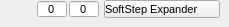
   <widget class="QWidget" name="noteLiveDeviceView">
    <property name="styleSheet">
     <string notr="true">/*----------- QComboBox ------------*/
QComboBox
{
	padding-right: 7px;
}

QComboBox QListView
{
	background-color: rgb(40, 40, 40);
	border: transparent;
	font: 9px &quot;Tahoma&quot;;
	padding-left: 3px;
	padding-right: 3px;
	min-width: 65px;
	min-height: 25px;
}

QComboBox QAbstractItemView::item
{
	min-height: 65px;
	min-width: 65px;

}

QComboBox::item:selected
{
	border: 1px solid transparent;
	background: rgb(0,174,239);
}

QComboBox::indicator
{
	background-color: transparent;
	selection-background-color: transparent;
	color: transparent;
	selection-color: white;
}

QComboBox::drop-down
{
	width: 1px;
	height: 1px;
	subcontrol-origin: margin;
	subcontrol-position: right center;
	border-left-width: 0px;
	border-right-width: 0px;
	border-top-width: 0px;
	border-bottom-width: 0px;
}

QComboBox::down-arrow
{
	border: none;
	background: none;
	image: url(:/resources/modline_combobox_menu_arrows.png);
	padding-right: 10px;
}
</string>
    </property>
    <widget class="QComboBox" name="notelivedevice">
     <property name="geometry">
      <rect>
       <x>104</x>
       <y>0</y>
       <width>116</width>
       <height>18</height>
      </rect>
     </property>
     <property name="font">
      <font>
       <family>Tahoma</family>
       <pointsize>8</pointsize>
       <weight>50</weight>
       <italic>false</italic>
       <bold>false</bold>
      </font>
     </property>
     <property name="focusPolicy">
      <enum>Qt::StrongFocus</enum>
     </property>
     <property name="contextMenuPolicy">
      <enum>Qt::DefaultContextMenu</enum>
     </property>
     <property name="toolTip">
      <string>Sets the MIDI port to which the message will be output.</string>
     </property>
     <property name="styleSheet">
      <string notr="true">/*----------- QComboBox ------------*/
QComboBox
{
	padding-right: 7px;
}

QComboBox QListView
{
	background-color: rgb(40, 40, 40);
	border: transparent;
	font: 9px &quot;Tahoma&quot;;
	padding-left: 3px;
	padding-right: 3px;
	min-width: 65px;
	min-height: 25px;
}

QComboBox QAbstractItemView::item
{
	min-height: 65px;
	min-width: 65px;

}

QComboBox::item:selected
{
	border: 1px solid transparent;
	background: rgb(0,174,239);
}

QComboBox::indicator
{
	background-color: transparent;
	selection-background-color: transparent;
	color: transparent;
	selection-color: white;
}

QComboBox::drop-down
{
	width: 1px;
	height: 1px;
	subcontrol-origin: margin;
	subcontrol-position: right center;
	border-left-width: 0px;
	border-right-width: 0px;
	border-top-width: 0px;
	border-bottom-width: 0px;
}

QComboBox::down-arrow
{
	border: none;
	background: none;
	image: url(:/resources/modline_combobox_menu_arrows.png);
	padding-right: 10px;
}</string>
     </property>
     <property name="maxVisibleItems">
      <number>16</number>
     </property>
     <property name="minimumContentsLength">
      <number>100</number>
     </property>
     <property name="iconSize">
      <size>
       <width>8</width>
       <height>8</height>
      </size>
     </property>
     <item>
      <property name="text">
       <string>SoftStep Expander</string>
      </property>
     </item>
     <item>
      <property name="text">
       <string>SSCOM Port 1</string>
      </property>
     </item>
    </widget>
    <widget class="QSpinBox" name="notelivevelocity">
     <property name="geometry">
      <rect>
       <x>37</x>
       <y>0</y>
       <width>30</width>
       <height>18</height>
      </rect>
     </property>
     <property name="font">
      <font>
       <family>Tahoma</family>
       <pointsize>8</pointsize>
       <weight>50</weight>
       <italic>false</italic>
       <bold>false</bold>
      </font>
     </property>
     <property name="focusPolicy">
      <enum>Qt::StrongFocus</enum>
     </property>
     <property name="toolTip">
      <string>Sets the velocity for the note messages.</string>
     </property>
     <property name="frame">
      <bool>true</bool>
     </property>
     <property name="alignment">
      <set>Qt::AlignCenter</set>
     </property>
     <property name="buttonSymbols">
      <enum>QAbstractSpinBox::NoButtons</enum>
     </property>
     <property name="maximum">
      <number>127</number>
     </property>
    </widget>
    <widget class="QSpinBox" name="notelivechannel">
     <property name="geometry">
      <rect>
       <x>69</x>
       <y>0</y>
       <width>30</width>
       <height>18</height>
      </rect>
     </property>
     <property name="font">
      <font>
       <family>Tahoma</family>
       <pointsize>8</pointsize>
       <weight>50</weight>
       <italic>false</italic>
       <bold>false</bold>
      </font>
     </property>
     <property name="focusPolicy">
      <enum>Qt::StrongFocus</enum>
     </property>
     <property name="toolTip">
      <string>Sets the MIDI channel to output on.</string>
     </property>
     <property name="frame">
      <bool>true</bool>
     </property>
     <property name="alignment">
      <set>Qt::AlignCenter</set>
     </property>
     <property name="buttonSymbols">
      <enum>QAbstractSpinBox::NoButtons</enum>
     </property>
     <property name="maximum">
      <number>16</number>
     </property>
    </widget>
    <widget class="QSpinBox" name="notelivenumber">
     <property name="enabled">
      <bool>false</bool>
     </property>
     <property name="geometry">
      <rect>
       <x>5</x>
       <y>0</y>
       <width>30</width>
       <height>18</height>
      </rect>
     </property>
     <property name="font">
      <font>
       <family>Tahoma</family>
       <pointsize>8</pointsize>
       <weight>50</weight>
       <italic>false</italic>
       <bold>false</bold>
      </font>
     </property>
     <property name="focusPolicy">
      <enum>Qt::NoFocus</enum>
     </property>
     <property name="styleSheet">
      <string notr="true">QSpinBox
{
	border: transparent;
	background: transparent;
	color: transparent;
}</string>
     </property>
     <property name="frame">
      <bool>true</bool>
     </property>
     <property name="alignment">
      <set>Qt::AlignCenter</set>
     </property>
     <property name="readOnly">
      <bool>true</bool>
     </property>
     <property name="buttonSymbols">
      <enum>QAbstractSpinBox::NoButtons</enum>
     </property>
     <property name="maximum">
      <number>127</number>
     </property>
    </widget>
   </widget>
